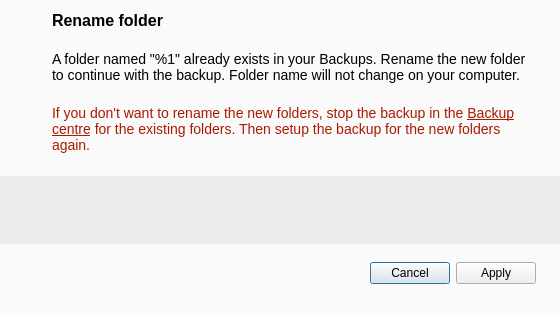
<?xml version="1.0" encoding="UTF-8"?>
<ui version="4.0">
 <class>BackupNameConflictDialog</class>
 <widget class="QDialog" name="BackupNameConflictDialog">
  <property name="geometry">
   <rect>
    <x>0</x>
    <y>0</y>
    <width>560</width>
    <height>291</height>
   </rect>
  </property>
  <property name="styleSheet">
   <string notr="true">QDialog
{
background-color: #FAFAFA;
}

QTextBrowser
{
font-family: 'SF Pro';
font-style: normal;
font-weight: 400;
font-size: 14px;
line-height: 20px;
background: transparent;
}
QLabel
{
font-family: 'SF Pro';
font-style: normal;
font-weight: 400;
font-size: 14px;
line-height: 20px;
background: transparent;
}</string>
  </property>
  <layout class="QVBoxLayout" name="verticalLayout">
   <property name="leftMargin">
    <number>0</number>
   </property>
   <property name="rightMargin">
    <number>0</number>
   </property>
   <item>
    <layout class="QGridLayout" name="gridLayout" columnstretch="0,1">
     <property name="leftMargin">
      <number>24</number>
     </property>
     <property name="rightMargin">
      <number>24</number>
     </property>
     <property name="bottomMargin">
      <number>16</number>
     </property>
     <property name="horizontalSpacing">
      <number>20</number>
     </property>
     <property name="verticalSpacing">
      <number>12</number>
     </property>
     <item row="0" column="1">
      <widget class="QLabel" name="lTitle">
       <property name="styleSheet">
        <string notr="true">*{
font-family: 'Inter';
font-style: normal;
font-weight: 500;
font-size: 16px;
line-height: 24px;
}</string>
       </property>
       <property name="text">
        <string>Rename folder</string>
       </property>
      </widget>
     </item>
     <item row="1" column="1">
      <widget class="QLabel" name="lConflictText">
       <property name="sizePolicy">
        <sizepolicy hsizetype="Preferred" vsizetype="Preferred">
         <horstretch>0</horstretch>
         <verstretch>0</verstretch>
        </sizepolicy>
       </property>
       <property name="minimumSize">
        <size>
         <width>0</width>
         <height>50</height>
        </size>
       </property>
       <property name="styleSheet">
        <string notr="true">*
{
font-family: 'Inter';
}</string>
       </property>
       <property name="text">
        <string>A folder named &quot;%1&quot; already exists in your Backups. Rename the new folder to continue with the backup. Folder name will not change on your computer.</string>
       </property>
       <property name="wordWrap">
        <bool>true</bool>
       </property>
      </widget>
     </item>
     <item row="2" column="1">
      <widget class="QLabel" name="lToBackupCenterText">
       <property name="sizePolicy">
        <sizepolicy hsizetype="Preferred" vsizetype="Preferred">
         <horstretch>0</horstretch>
         <verstretch>0</verstretch>
        </sizepolicy>
       </property>
       <property name="minimumSize">
        <size>
         <width>0</width>
         <height>50</height>
        </size>
       </property>
       <property name="styleSheet">
        <string notr="true">*
{
color: #AA1A00;
font-family: 'Inter';
}</string>
       </property>
       <property name="text">
        <string>&lt;html&gt;&lt;head/&gt;&lt;body&gt;&lt;p&gt;If you don't want to rename the new folders, stop the backup in the &lt;a href=&quot;https://13755-backup-center.developers.mega.co.nz/fm/backups&quot;&gt;&lt;span style=&quot; text-decoration: underline; color:#aa1a00;&quot;&gt;Backup centre&lt;/span&gt;&lt;/a&gt; for the existing folders. Then setup the backup for the new folders again. &lt;/p&gt;&lt;/body&gt;&lt;/html&gt;</string>
       </property>
       <property name="textFormat">
        <enum>Qt::RichText</enum>
       </property>
       <property name="wordWrap">
        <bool>true</bool>
       </property>
       <property name="textInteractionFlags">
        <set>Qt::LinksAccessibleByKeyboard|Qt::LinksAccessibleByMouse</set>
       </property>
      </widget>
     </item>
     <item row="0" column="0" rowspan="2" alignment="Qt::AlignTop">
      <widget class="QLabel" name="lWarningIcon">
       <property name="pixmap">
        <pixmap resource="../Resources_linux.qrc">:/images/icon_warning.png</pixmap>
       </property>
      </widget>
     </item>
    </layout>
   </item>
   <item>
    <widget class="QScrollArea" name="scrollArea">
     <property name="styleSheet">
      <string notr="true">#wConflictZone
{
background-color: #ECECEC;
}</string>
     </property>
     <property name="frameShape">
      <enum>QFrame::NoFrame</enum>
     </property>
     <property name="frameShadow">
      <enum>QFrame::Plain</enum>
     </property>
     <property name="lineWidth">
      <number>0</number>
     </property>
     <property name="widgetResizable">
      <bool>true</bool>
     </property>
     <widget class="QWidget" name="wConflictZone">
      <property name="geometry">
       <rect>
        <x>0</x>
        <y>0</y>
        <width>560</width>
        <height>61</height>
       </rect>
      </property>
     </widget>
    </widget>
   </item>
   <item>
    <layout class="QHBoxLayout" name="buttonBoxLayout">
     <property name="spacing">
      <number>0</number>
     </property>
     <property name="leftMargin">
      <number>24</number>
     </property>
     <property name="topMargin">
      <number>12</number>
     </property>
     <property name="rightMargin">
      <number>24</number>
     </property>
     <property name="bottomMargin">
      <number>20</number>
     </property>
     <item>
      <widget class="QDialogButtonBox" name="buttonBox">
       <property name="orientation">
        <enum>Qt::Horizontal</enum>
       </property>
       <property name="standardButtons">
        <set>QDialogButtonBox::Apply|QDialogButtonBox::Cancel</set>
       </property>
       <property name="centerButtons">
        <bool>false</bool>
       </property>
      </widget>
     </item>
    </layout>
   </item>
  </layout>
 </widget>
 <resources>
  <include location="../Resources_linux.qrc"/>
  <include location="../Resources_linux.qrc"/>
 </resources>
 <connections>
  <connection>
   <sender>buttonBox</sender>
   <signal>rejected()</signal>
   <receiver>BackupNameConflictDialog</receiver>
   <slot>reject()</slot>
   <hints>
    <hint type="sourcelabel">
     <x>316</x>
     <y>480</y>
    </hint>
    <hint type="destinationlabel">
     <x>286</x>
     <y>274</y>
    </hint>
   </hints>
  </connection>
  <connection>
   <sender>buttonBox</sender>
   <signal>accepted()</signal>
   <receiver>BackupNameConflictDialog</receiver>
   <slot>accept()</slot>
   <hints>
    <hint type="sourcelabel">
     <x>248</x>
     <y>480</y>
    </hint>
    <hint type="destinationlabel">
     <x>157</x>
     <y>274</y>
    </hint>
   </hints>
  </connection>
 </connections>
</ui>
